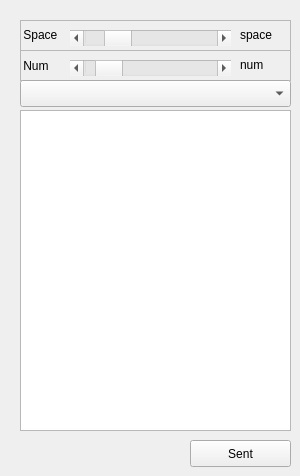
     <widget class="QWidget" name="tab_4">
      <attribute name="title">
       <string>Distance</string>
      </attribute>
      <widget class="QFrame" name="frame_12">
       <property name="geometry">
        <rect>
         <x>20</x>
         <y>20</y>
         <width>271</width>
         <height>31</height>
        </rect>
       </property>
       <property name="frameShape">
        <enum>QFrame::StyledPanel</enum>
       </property>
       <property name="frameShadow">
        <enum>QFrame::Raised</enum>
       </property>
       <widget class="QLabel" name="Dis_space_value">
        <property name="geometry">
         <rect>
          <x>220</x>
          <y>0</y>
          <width>41</width>
          <height>30</height>
         </rect>
        </property>
        <property name="text">
         <string>space</string>
        </property>
       </widget>
       <widget class="QLabel" name="Space">
        <property name="geometry">
         <rect>
          <x>0</x>
          <y>0</y>
          <width>65</width>
          <height>30</height>
         </rect>
        </property>
        <property name="text">
         <string> Space</string>
        </property>
        <property name="textFormat">
         <enum>Qt::AutoText</enum>
        </property>
        <property name="wordWrap">
         <bool>false</bool>
        </property>
       </widget>
       <widget class="QScrollBar" name="Dis_space">
        <property name="geometry">
         <rect>
          <x>50</x>
          <y>10</y>
          <width>161</width>
          <height>16</height>
         </rect>
        </property>
        <property name="minimum">
         <number>1</number>
        </property>
        <property name="maximum">
         <number>100</number>
        </property>
        <property name="value">
         <number>20</number>
        </property>
        <property name="orientation">
         <enum>Qt::Horizontal</enum>
        </property>
       </widget>
      </widget>
      <widget class="QFrame" name="frame_13">
       <property name="geometry">
        <rect>
         <x>20</x>
         <y>50</y>
         <width>271</width>
         <height>31</height>
        </rect>
       </property>
       <property name="frameShape">
        <enum>QFrame::StyledPanel</enum>
       </property>
       <property name="frameShadow">
        <enum>QFrame::Raised</enum>
       </property>
       <widget class="QScrollBar" name="Dis_num">
        <property name="geometry">
         <rect>
          <x>50</x>
          <y>10</y>
          <width>161</width>
          <height>16</height>
         </rect>
        </property>
        <property name="minimum">
         <number>1</number>
        </property>
        <property name="maximum">
         <number>100</number>
        </property>
        <property name="value">
         <number>12</number>
        </property>
        <property name="orientation">
         <enum>Qt::Horizontal</enum>
        </property>
       </widget>
       <widget class="QLabel" name="Dis_num_value">
        <property name="geometry">
         <rect>
          <x>220</x>
          <y>0</y>
          <width>41</width>
          <height>30</height>
         </rect>
        </property>
        <property name="text">
         <string>num</string>
        </property>
       </widget>
       <widget class="QLabel" name="Num">
        <property name="geometry">
         <rect>
          <x>0</x>
          <y>0</y>
          <width>41</width>
          <height>31</height>
         </rect>
        </property>
        <property name="text">
         <string> Num</string>
        </property>
       </widget>
      </widget>
      <widget class="QComboBox" name="Dis_comboBox">
       <property name="geometry">
        <rect>
         <x>20</x>
         <y>80</y>
         <width>271</width>
         <height>27</height>
        </rect>
       </property>
      </widget>
      <widget class="QListWidget" name="Dis_listWidget">
       <property name="geometry">
        <rect>
         <x>20</x>
         <y>110</y>
         <width>271</width>
         <height>321</height>
        </rect>
       </property>
      </widget>
      <widget class="QPushButton" name="dis_para">
       <property name="geometry">
        <rect>
         <x>190</x>
         <y>440</y>
         <width>101</width>
         <height>27</height>
        </rect>
       </property>
       <property name="text">
        <string>Sent</string>
       </property>
      </widget>
     </widget>
